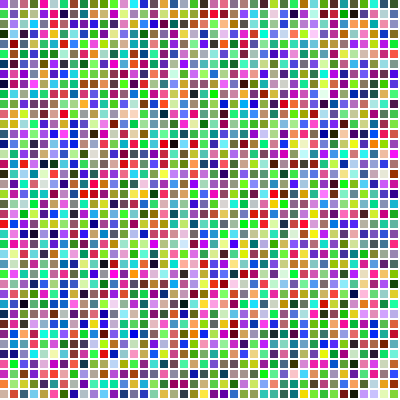
Frame 1 (no input)
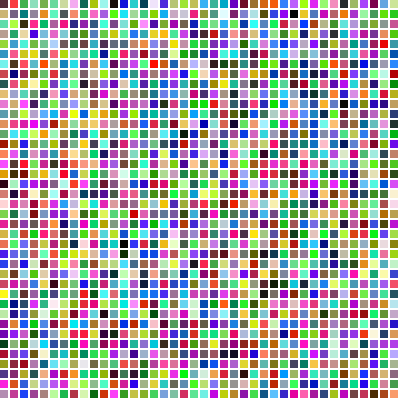
Frame 60 (the mouse pressed at the canvas centre just before this capture)
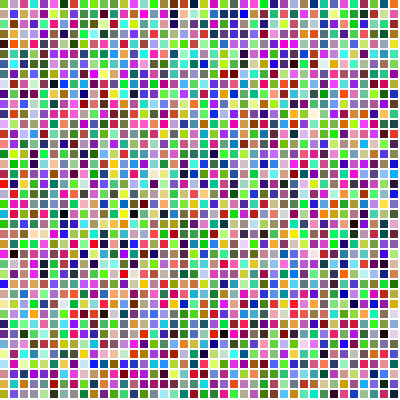
Frame 120 (the mouse held since frame 60 and released just before this capture)

The Processing sketch that drew these frames (run headless with seeded random() and noise(); from frame 60 on, the mouse is pressed at the canvas centre):

// Processing sketch: processing_139436
// ── processing_139436.pde

float y = 100;
float scale;

void setup() {

size(400, 400); 
background(255); 
noStroke(); 
scale = width/50;
}

void draw() { 
int a = 10;
for (int x = 0; x <= width - a; x += a) {
  for (int y = 0; y <= height - a; y += a) {
    fill(random(255),random(255),random(255));
    rect(x, y, 8, 8);
  }
}
}
